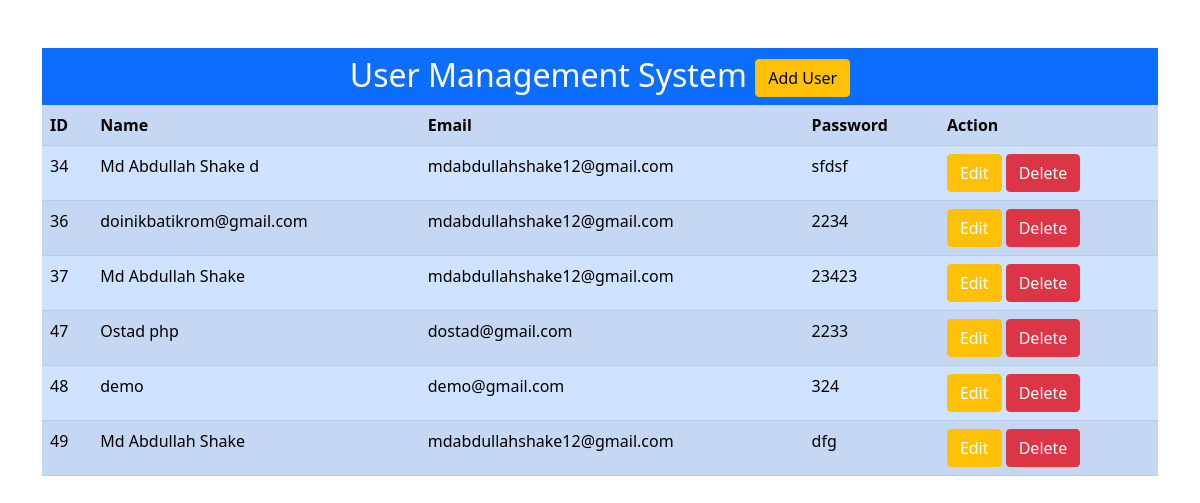
Screenshot of /display.php with the database file from the repository.
### tables this page shows
CREATE TABLE `users` (
  `id` int(11) NOT NULL,
  `name` varchar(50) NOT NULL,
  `email` text NOT NULL,
  `pass` text NOT NULL
);

### display.php (the view, shortened to what this page needs)
<!DOCTYPE html>
<html lang="en">
<head>
  <link href="https://cdn.jsdelivr.net/npm/bootstrap@5.0.2/dist/css/bootstrap.min.css" rel="stylesheet">
    <?php include "db_connec.php" ?>
</head>
<body>
  <div class="container">
    <div class="row">
      <div class="col-sm-12 pt-4 mt-4">
        <h2 class="text-center p-2 m-0 bg-primary text-white">User Management System
          <a href="index.php" class='btn btn-warning'>Add User</a>
        </h2>
        <?php
        $selectData = "SELECT * FROM users";
        $query = mysqli_query($connec, $selectData);
        echo "<div class='table-responsive'><table class ='table table-primary table-striped table-hover table-border'>
        <tr>
            <th>ID</th>
            <th>Name</th>
            <th>Email</th>
            <th>Password</th>
            <th>Action</th>
        </tr>
        ";
        while ($dataArray = mysqli_fetch_assoc($query)) {
          $id = $dataArray["id"];
          $user_name = $dataArray["name"];
          $email = $dataArray["email"];
          $pass = $dataArray["pass"];
          echo "<tr>
                    <td>$id</td>
                    <td>$user_name</td>
                    <td>$email</td>
                    <td>$pass</td>
                    <td>
                    <span class='btn btn-warning'><a href ='edit.php?editid=$id' class ='text-white text-decoration-none'> Edit </a></span>
                    <span class='btn btn-danger'><a href='display.php?deleteid=$id' class='text-white text-decoration-none'>Delete</a></span>
                    </td>
              </tr>";
        };
        ?>
      </div>
    </div>
</body>
</html>

### rows the page displays
users: id "34", name "Md Abdullah Shake d", email "mdabdullahshake12@gmail.com", pass "sfdsf"
users: id "36", name "doinikbatikrom@gmail.com", email "mdabdullahshake12@gmail.com", pass "2234"
users: id "37", name "Md Abdullah Shake", email "mdabdullahshake12@gmail.com", pass "23423"
users: id "47", name "Ostad php", email "dostad@gmail.com", pass "2233"
users: id "48", name "demo", email "demo@gmail.com", pass "324"
users: id "49", name "Md Abdullah Shake", email "mdabdullahshake12@gmail.com", pass "dfg"
